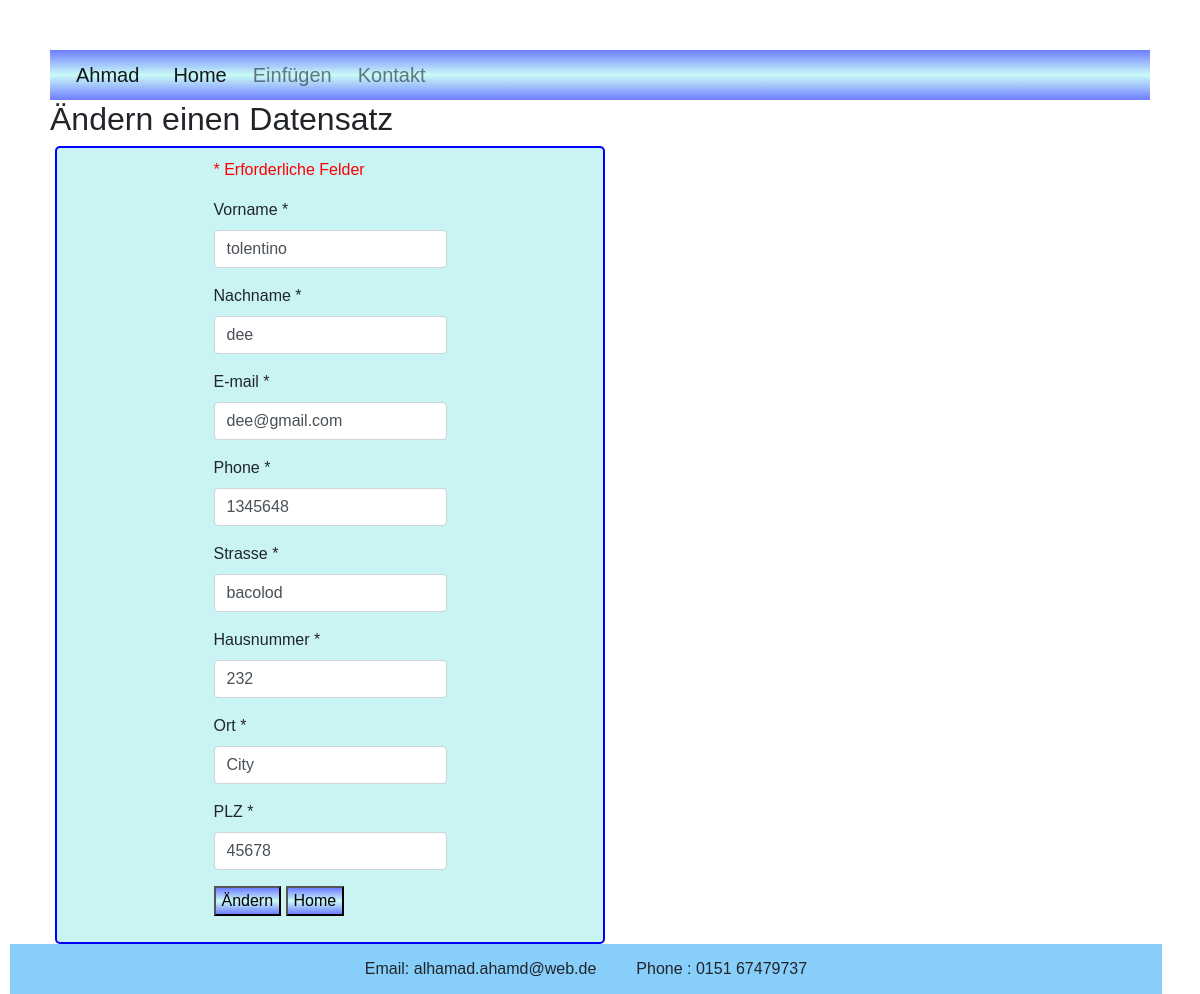
/aendern.php?id=30, run on the app's committed database.
### tables this page shows
CREATE TABLE `contacts` (
  `id` int(11) NOT NULL,
  `vorname` varchar(100) NOT NULL,
  `nachname` varchar(100) NOT NULL,
  `email` varchar(100) NOT NULL,
  `phone` varchar(20) NOT NULL,
  `strasse` varchar(100) NOT NULL,
  `hausnummer` varchar(11) NOT NULL,
  `ort` varchar(100) NOT NULL,
  `plz` int(11) NOT NULL
);

### classes/Database.php (called while the page is built, shortened)
<?php
class Database {
    private $conn;
    public function __construct() {
        $this->conn = mysqli_connect('localhost', 'root', '', 'adressebuch')
         or die ("Die Verbindung zur Datenbank war nicht erfolgreich !");
    }
    public function execQuery($query) {
        return  $result= mysqli_query($this->conn, $query);
    }
}

### aendern.php (the view, shortened to what this page needs)
  <?php
    require 'header.php';
    include 'classes/Database.php';
    $db = new Database();
    $id =  $_GET["id"];
    $query = "SELECT * FROM contacts WHERE id = '$id'";
    $result = $db->execQuery($query);
    $data = mysqli_fetch_assoc($result);
    include 'validation.php';
   ?>
 <h2> Ändern einen Datensatz </h2>
<div class="container">
    <form action="#" method="post">
        <p><span class="error">* Erforderliche Felder</span></p>
        <div class="form-group">
            <label for="vorname" >Vorname * <span class="error"> <?php echo $vornameErr;?></span></label>
           <input  type="text" class="form-control" name="vorname" value='<?php echo $data["vorname"]; ?>' autofocus >
        </div>
        <div class="form-group">
            <label for="nachname">Nachname *<span class="error"> <?php echo $nachnameErr;?></span></label>
           <input type="text" class="form-control" name="nachname" value='<?php echo $data["nachname"]; ?>' >
        </div>
        <div class="form-group">
            <label for="email">E-mail *<span class="error"> <?php echo $emailErr;?></span></label>
            <input  type="email" class="form-control" name="email"  value='<?php echo $data["email"]; ?>' >
        </div>
        <div class="form-group">
            <label for="phone">Phone *<span class="error"> <?php echo $phoneErr;?></span></label>
            <input  type="text" class="form-control" name="phone"  value='<?php echo $data["phone"]; ?>'>
        </div>
        <div class="form-group">
            <label for="strasse">Strasse *<span class="error"> <?php echo $strasseErr;?></span></label>
            <input type="text" class="form-control" name="strasse"  value='<?php echo $data["strasse"]; ?>' >
        </div>
        <div class="form-group">
            <label for="hausnummer">Hausnummer *<span class="error"> <?php echo $hausnummerErr;?></span></label>
            <input  type="text" class="form-control" name="hausnummer"  value='<?php echo $data["hausnummer"]; ?>'>
        </div>
        <div class="form-group">
            <label for="ort">Ort *<span class="error"> <?php echo $ortErr;?></span></label>
            <input  type="text" class="form-control" name="ort"  value='<?php echo $data["ort"]; ?>' >
        </div>
        <div class="form-group">
            <label for="plz">PLZ *<span class="error"> <?php echo $plzErr;?></span></label>
            <input type="text" class="form-control" name="plz"  value='<?php echo $data["plz"]; ?>' >
        </div>
        <div class="form-group">
            <button name='update' >Ändern </button>
            <button><a href="index.php">Home</a></button>
        </div>
    </form>
  </div>
<?php
      require 'footer.php';

### css/style.css (style rules this page uses)
body { font-family: "Trebuchet MS", sans-serif; margin: 50px; }
:root { --hc:linear-gradient(to bottom, rgb(110, 125, 255), rgb(201, 250, 247), rgb(110, 125, 255)); --bg :linear-gradient(to right, #fec, white, #fec); }
button { background: var(--hc); color: black; }
button a { color: black; }
.container { display: flex; flex-direction:row; border-radius: 5px; border: 2px solid blue; width: 50%; margin-left: 5px; padding: 10px; background-color: #CAF4F4; justify-content:center; align-items:center; }
form .error { color: red; }

### data on the page
contacts: vorname "tolentino", nachname "dee", email "dee@gmail.com", phone "1345648", strasse "bacolod", hausnummer "232", ort "City", plz "45678"
